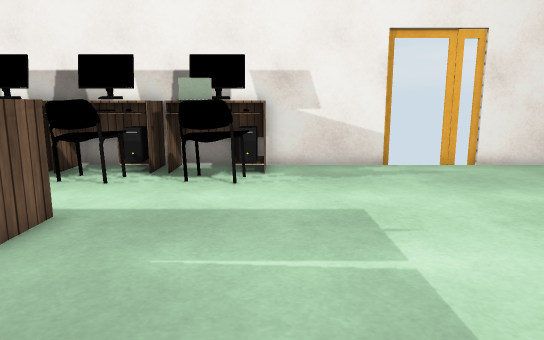
view 1 (above)

24 first-person views from a walk through a 3-D level made in the Unity game engine. The camera is 1.2 m above the floor, tilts 10° down and sees 70° across. Doors are open. The floor is counted in squares, 0.5 m on a side. Each view is taken from the middle of a square. On the plan, view 1 faces up. The plan holds only what a view shows up to about 20 squares ahead; the rest is blank. The place goes on beyond the plan. The player is left out. Some surface patterns are stand-ins.

view 2
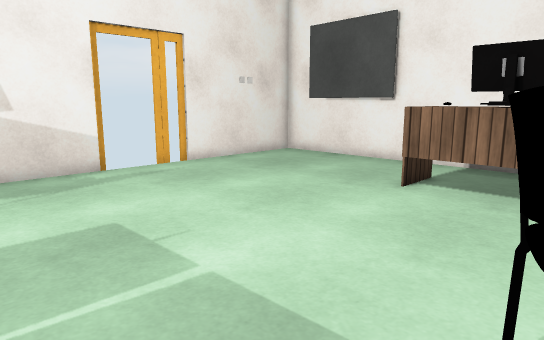

view 3
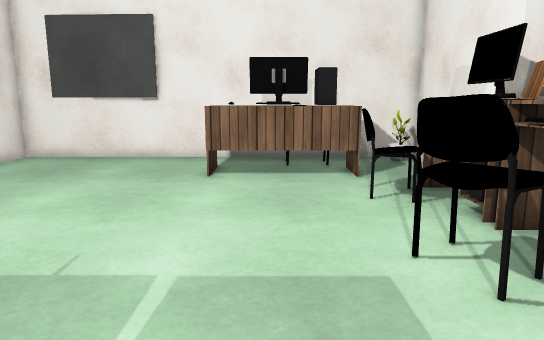

view 4
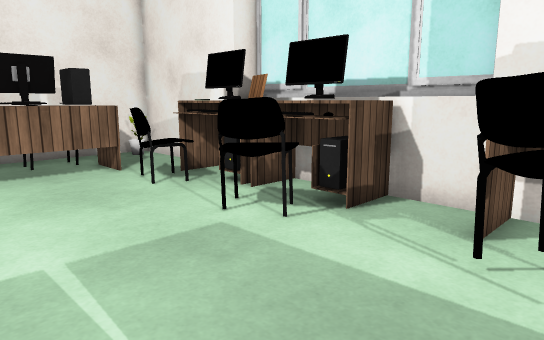

view 5
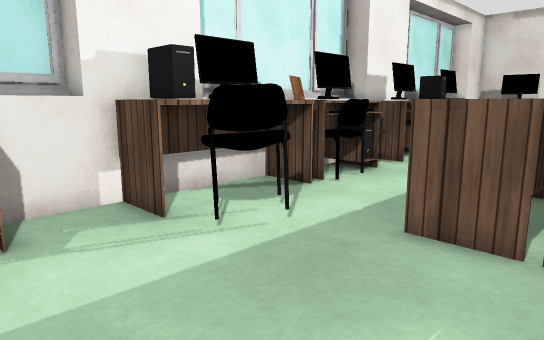

view 6
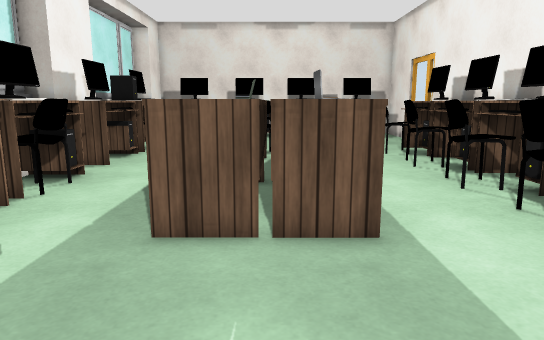

view 7
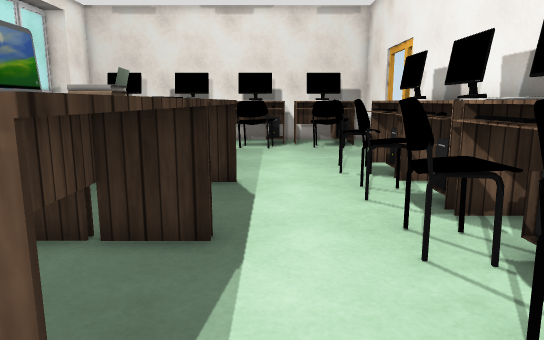

view 8
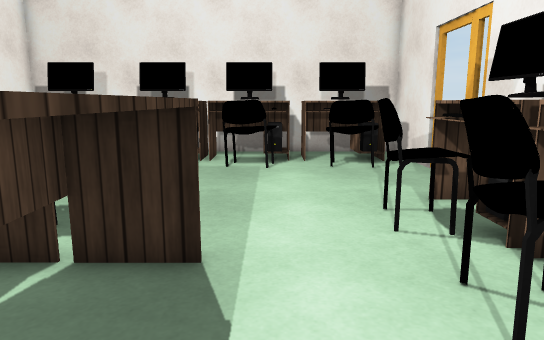

view 9
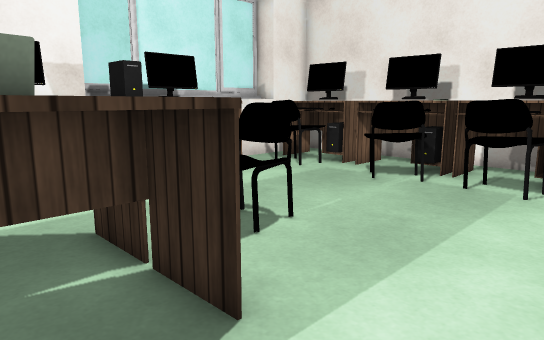

view 10
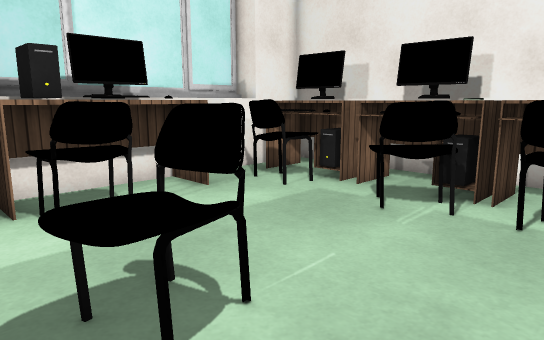

view 11
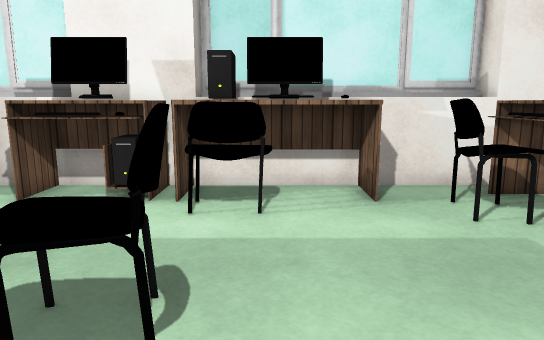

view 12
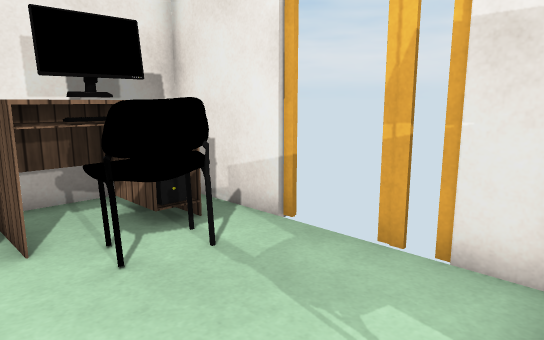

view 13
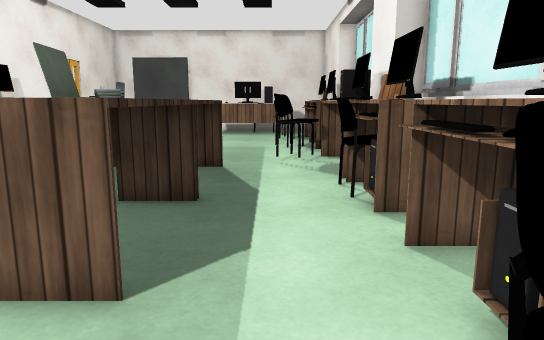

view 14
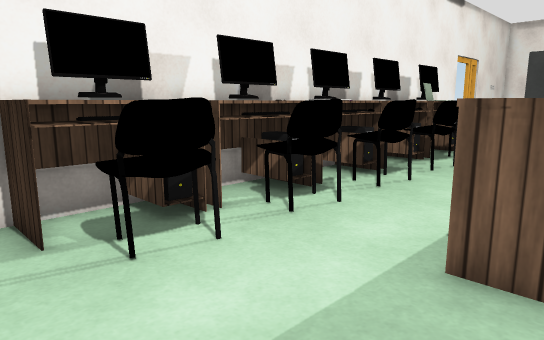

view 15
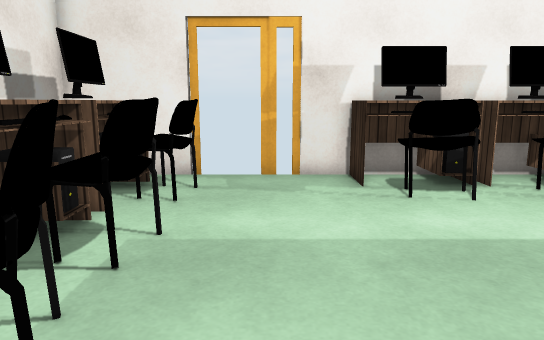

view 16
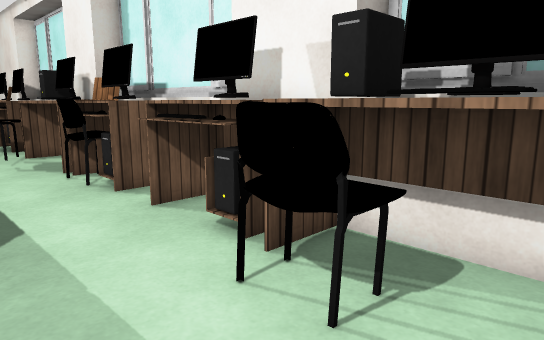

view 17
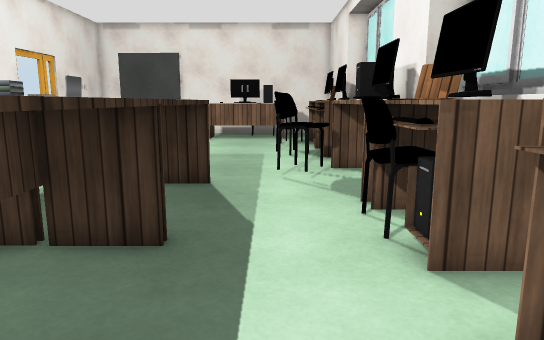

view 18
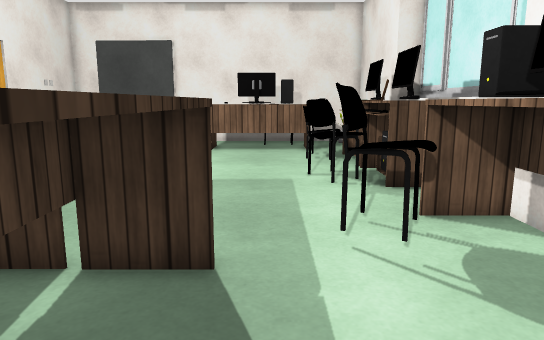

view 19
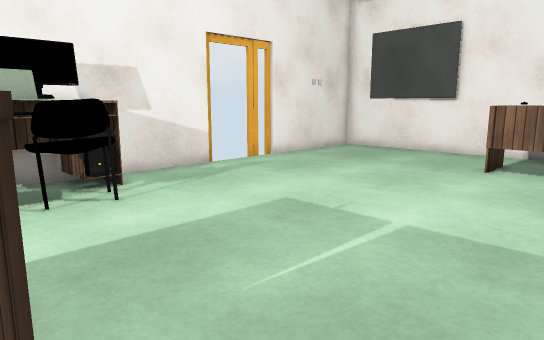

view 20
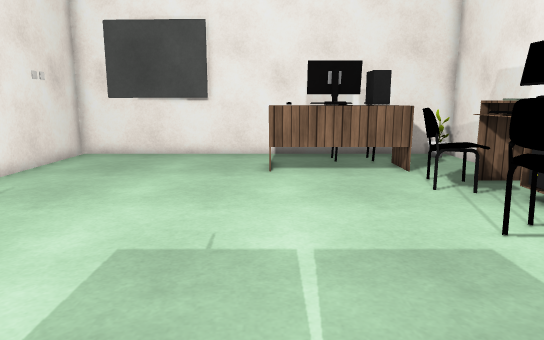

view 21
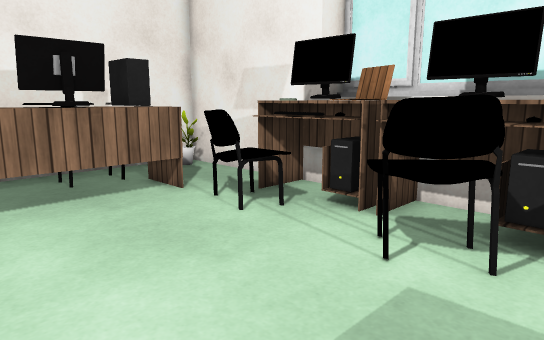

view 22
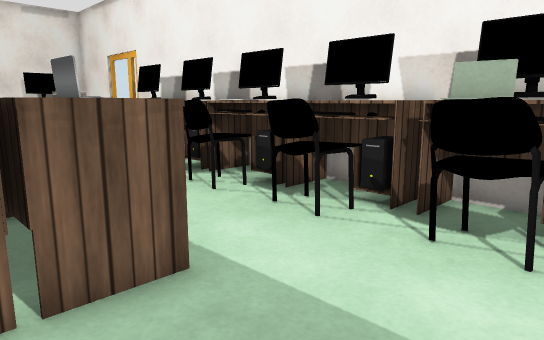

view 23
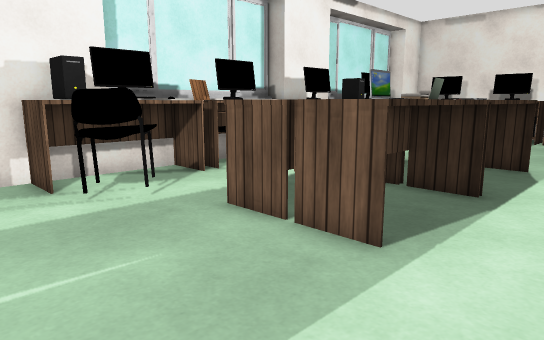

view 24
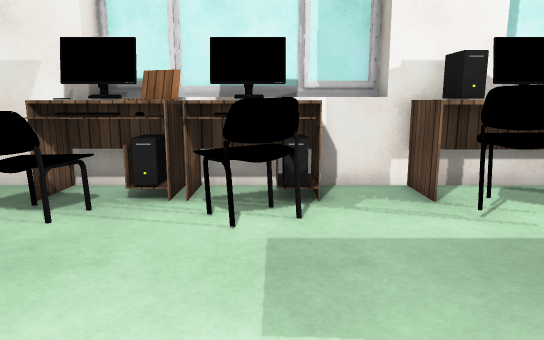

### Floor plan
Points are (right, up) in squares from view 1. A wall is a line through its corners. A room is listed if a view was taken in it or the views show most of it. See-through windows are left out.
Room 1 (views 1, 2, 3, 4, 5, 6, 7, 8, 9, 10, 11, 12, 13, 14, 15, 16, 17, 18, 19, 20, 21, 22, 23, 24)
walls: (-1, 11.4) (-1.7, 11.3); (-1.5, 13.7) (-2.6, 13.7); (-12.4, -2.4) (-11.6, -2.4); (-1.6, -2.4) (0.4, -2.4); (-1.4, -3.2) (5, -3.2); (-1.3, -3.5) (5.1, -3.5); (-13.2, -3.2) (-7.1, -3.2); (-13.2, -3.5) (-7.1, -3.5); (4.6, 14.9) (-20.4, 14.9); (-20.8, 14.9) (-21.4, 14.9); (7.2, 14.9) (6.6, 14.9); (8.4, -2.4) (14.1, -2.4) (14.1, 14.9) (11.4, 14.9); (-23.4, 14.9) (-27.5, 14.9); (10.5, 14.9) (7.6, 14.9); (-25.5, -3.2) (-16.7, -3.2); (-25.5, -3.5) (-16.8, -3.5); (-27.5, -2.4) (-22.4, -2.4)
low walls: (-1.4, 11.4) (-2.4, 11.5)
ways out: gap at (-21.5, 15); gap at (6.5, 15)
objects: table (-27, -1) to (-23, 2); table (-27, 3) to (-23, 6); table (-27, 7) to (-23, 9); table (-27, 10) to (-23, 14); other object (-26, 6) to (-25, 6); table (-22, -2) to (-17, 1); table (-18, 4) to (-16, 6); table (-18, 11) to (-16, 14); table (-16, -2) to (-13, 0); table (-15, 4) to (-11, 5); table (-15, 6) to (-10, 8); table (-15, 11) to (-12, 14); other object (-12, 5); table (-11, -2) to (-7, 0); other object (-11, 7) to (-10, 7); table (-11, 11) to (-8, 14); table (-10, 4) to (-5, 5); table (-10, 6); table (-9, 6) to (-7, 8); table (-7, -2) to (-2, 2); other object (-7, 7); table (-7, 11) to (-5, 14); table (-6, 6) to (-5, 8); laptop (-6, 7) to (-6, 8); table (-3, 13) to (0, 14); table (1, -2) to (4, 2); table (4, -2) to (8, 2); other object (7, -1); table (9, 1) to (12, 6); other object (12, -1) to (13, -1)
Room 2 (no view inside)
walls: (5, -3.2) (7.4, -3.2); (5.1, -3.5) (7.3, -3.5)
Room 3 (no view inside)
walls: (-7.1, -3.2) (-5.1, -3.2); (-7.1, -3.5) (-4.6, -3.5)

Positions as (right, up) in squares from view 1, and headings:
1: (0, 0), facing up
2: (-1, 1), facing up-right
3: (-3, 4), facing right
4: (-4, 7), facing down-right
5: (2, 7), facing down-left
6: (2, 6), facing left
7: (-3, 9), facing left
8: (-9, 9), facing left
9: (-12, 11), facing down-left
10: (-15, 9), facing down-left
11: (-19, 9), facing down
12: (-18, 9), facing up-left
13: (-19, 2), facing right
14: (-20, 6), facing up-right
15: (-21, 2), facing up
16: (-21, 4), facing down-right
17: (-16, 2), facing right
18: (-10, 3), facing right
19: (-5, 2), facing up-right
20: (-4, 6), facing right
21: (0, 7), facing down-right
22: (0, 5), facing up-left
23: (1, 11), facing down-left
24: (2, 9), facing down
